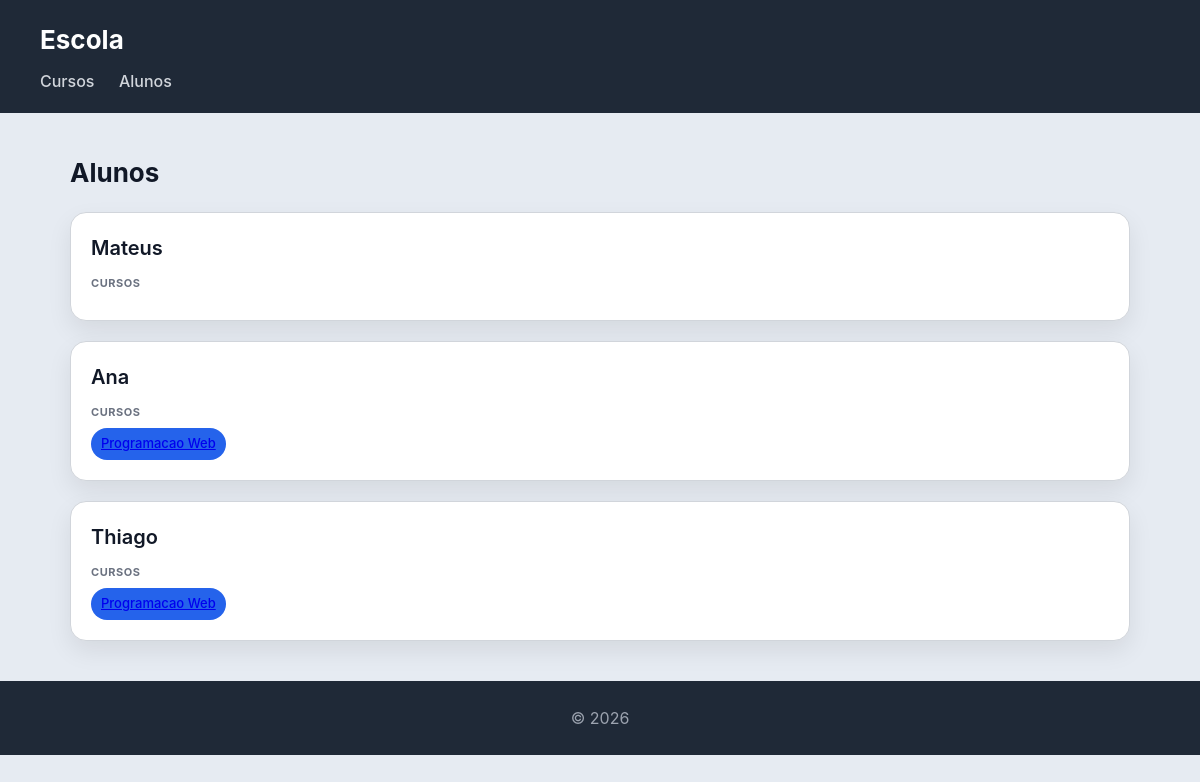
Screenshot of /cursos/alunos/ with the database file from the repository.
### cursos/models.py (models this page shows)
class Aluno(models.Model):
    nome = models.CharField(max_length=100)
    numero = models.CharField(max_length=20, unique=True)
    def __str__(self):
        return self.nome

class Curso(models.Model):
    nome = models.CharField(max_length=100)
    imagem = models.ImageField(upload_to='cursos/')
    professor = models.ForeignKey(Professor, on_delete=models.CASCADE, related_name='cursos')
    alunos = models.ManyToManyField(Aluno, related_name='cursos')
    def __str__(self):
        return self.nome

### cursos/views.py (the view)
# urls.py: path('alunos/', views.alunos_view, name='alunos'),
def alunos_view(request):
    alunos = Aluno.objects.all()
    return render(request, "cursos/alunos.html", {"alunos": alunos})

### cursos/templates/cursos/alunos.html
{% extends "cursos/base.html" %}
{% block content %}
<h2>Alunos</h2>
<section>
    {% for aluno in alunos %}
    <article>
        <header>
            <h3>{{ aluno }}</h3>
        </header>
        <section>
            <h4>Cursos</h4>
            <ul>
                {% for curso in aluno.cursos.all %}
                    <li>
                        <a href="{% url 'curso' curso.id %}">
                        {{ curso }}
                        </a>
                    </li>
               {% endfor %}
            </ul>
        </section>
    </article>
    {% endfor %}
</section>
{% endblock %}

### cursos/static/cursos/styles.css (style rules this page uses)
* { box-sizing: border-box; margin: 0; padding: 0; }
body { font-family: "Inter", "Segoe UI", system-ui, -apple-system, sans-serif; background: #e6ebf2; color: #111827; line-height: 1.5; }
h2 { margin-bottom: 20px; font-size: 26px; }
section > article { background: white; padding: 20px; border-radius: 16px; border: 1px solid #d1d5db; box-shadow: 0 10px 25px rgba(0,0,0,0.08); transition: all 0.25s ease; margin-bottom: 20px; }
article > header { margin-bottom: 12px; }
article > header > h3 { font-size: 20px; font-weight: 600; margin-bottom: 4px; }
article > section { margin-top: 10px; }
article > section > h4 { font-size: 11px; text-transform: uppercase; color: #6b7280; margin-bottom: 8px; letter-spacing: 0.05em; }
article > section > ul { list-style: none; display: flex; flex-wrap: wrap; gap: 8px; }
article > section > ul > li { background: #2563eb; color: white; padding: 6px 10px; border-radius: 999px; font-size: 13px; font-weight: 500; }

### rows the page displays
Aluno: nome "Mateus"
Aluno: nome "Ana"
Curso: nome "Programacao Web"
Aluno: nome "Thiago"
